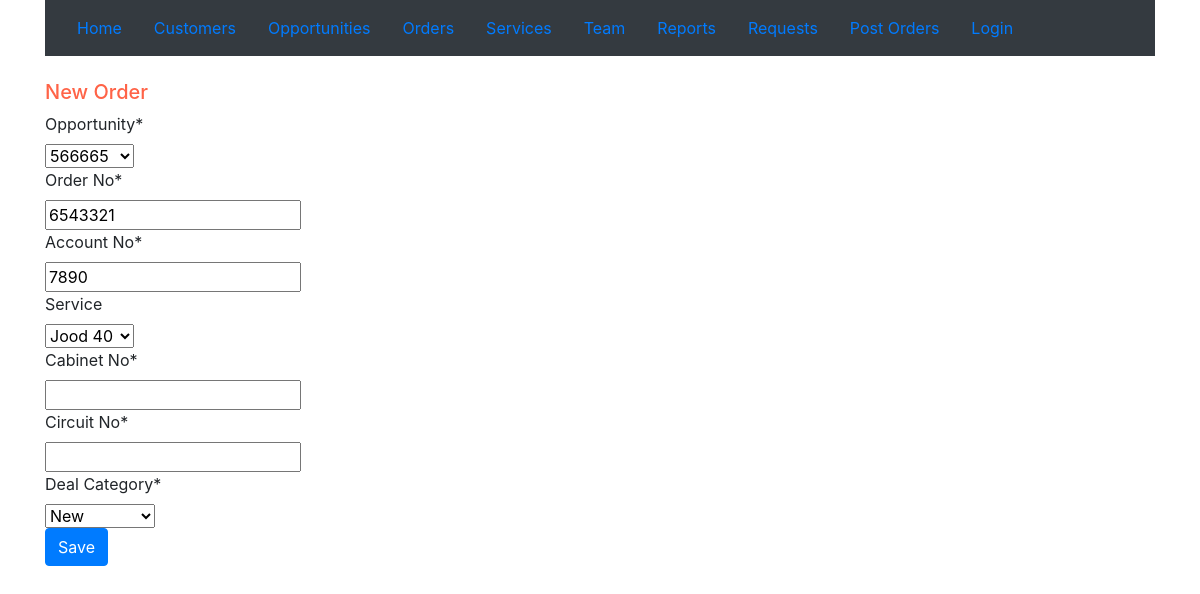
/crmapp/order/update/25/, run on the app's committed database.
### crmapp/models.py (models this page shows, shortened)
class order(models.Model):
    dealcategory = (
            ('n', 'New'),
            ('u', 'Upgrade'),
            ('d', 'Downgrade'),
        )
    dealcategory = models.CharField("Deal Category",max_length=1, choices=dealcategory)
    opportunity = models.ForeignKey(opportunity,on_delete=models.CASCADE,related_name='opportunity_orders',verbose_name ='Opportunity')
    orderno= models.IntegerField("Order No",unique=True)
    creationdate = models.DateTimeField("Creation Date",auto_now_add=True)
    accountno = models.IntegerField("Account No")
    service = models.ForeignKey(service,blank=True,on_delete=models.CASCADE,related_name='service_orders',verbose_name ='Service')
    servicecategory = models.CharField("Service Category",max_length=100,null=True) #def
    status = models.ForeignKey(operationstatus,blank=True,on_delete=models.CASCADE,related_name='status_orders',verbose_name ='Status',null=True,default=defaultstatusorder)
    operationexecutive = models.ForeignKey(User,on_delete=models.CASCADE,related_name='executive_orders',verbose_name ='Operation Executive')
    nrc = models.IntegerField("NRC")
    mrc = models.IntegerField("MRC")
    updatedate = models.DateTimeField("Update Date",auto_now=True)
    activationdate = models.DateField("Activation Date",blank=True,null=True)
    cabinetno = models.CharField("Cabinet No",max_length=100,null=True)
    circuitno = models.CharField("Circuit No",max_length=100,null=True)
    class Meta:
        verbose_name ='Order'
        verbose_name_plural ='Orders'

### crmapp/views.py (the view)
# urls.py: path('order/update/<pk>/', views.orderUpdateView.as_view(), name='orderupdate'),
class orderUpdateView(UpdateView):
    redirect_field_name = 'repeatitapp/order_detail.html'
    form_class = orderForm
    model = order

### crmapp/forms.py
class orderForm(forms.ModelForm):
    class Meta:
        model = order
        fields = ('opportunity','orderno','accountno','service','cabinetno','circuitno','dealcategory',)
        widgets = {
            'title': forms.TextInput(attrs={'class': 'textinputclass'}),
            'text': forms.Textarea(attrs={'class': 'editable medium-editor-textarea postcontent'}),
        }

### crmapp/models.py (called while the page is built)
    def __str__(self):
        return self.servicename

    def __str__(self):
        return str(self.opportunityno)

### crmapp/templates/crmapp/order_form.html (shortened to what this page needs)
{% extends 'crmapp/base.html' %}
{% load crispy_forms_tags %}
{% block content %}
<div class="container">
  <br>
    <h5 style="color:Tomato;">New Order</h5>
    <form method="POST" class="post-form">
    {{form|crispy}}
    <button type="submit" class="btn btn-primary mb-2">Save</button>
    </form>
</div>
{% endblock %}

### data on the page
order: opportunity "566665", orderno "6543321", accountno "7890", service "Jood 40", dealcategory "New"
